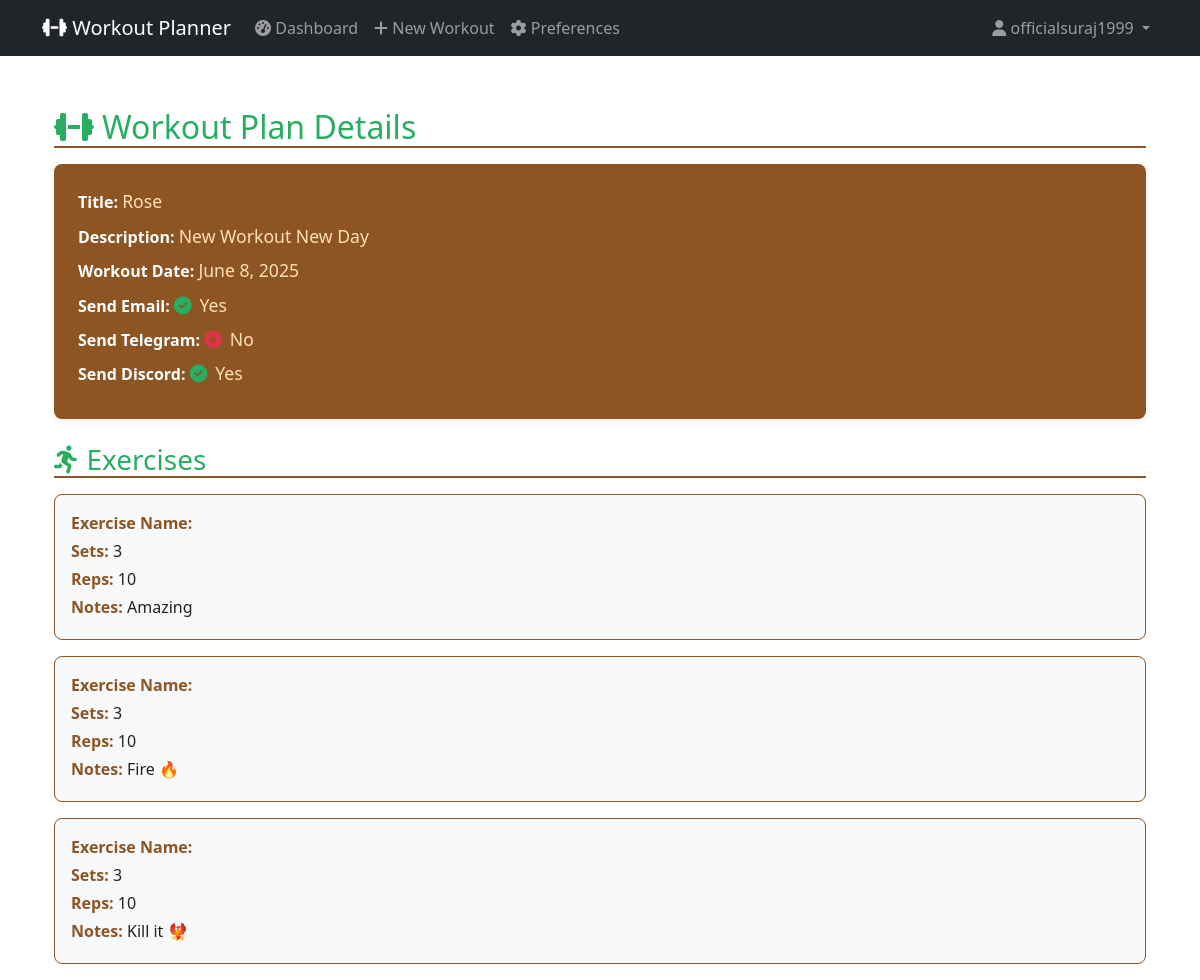
Page /detail/2/ (signed in) on the committed database.
### workout_app/models.py (models this page shows, shortened)
class WorkoutPlan(models.Model):
    user = models.ForeignKey(User, on_delete=models.CASCADE)
    title = models.CharField(max_length=100)
    description = models.TextField(blank=True, null=True)
    workout_date = models.DateField()
    exercises = models.TextField(help_text="JSON format of exercises, sets, and reps")
    send_email = models.BooleanField(default=False)
    email_sent = models.BooleanField(default=False)
    send_telegram = models.BooleanField(default=False)
    telegram_sent = models.BooleanField(default=False)
    send_discord = models.BooleanField(default=False)
    discord_sent = models.BooleanField(default=False)
    created_at = models.DateTimeField(auto_now_add=True)
    updated_at = models.DateTimeField(auto_now=True)
    def get_exercises(self):
        if not self.exercises:
            return []
        return json.loads(self.exercises)

### workout_app/views.py (the view)
# urls.py: path('detail/<int:pk>/', views.workout_detail, name='workout_detail'),
@login_required
def workout_detail(request, pk):
    workout = get_object_or_404(WorkoutPlan, pk=pk, user=request.user)
    exercises = workout.get_exercises()
    return render(request, 'workout_app/workout_detail.html', {
        'workout': workout,
        'exercises': exercises
    })

### workout_app/templates/workout_app/workout_detail.html (shortened to what this page needs)
{% extends "workout_app/base.html" %}
{% block content %}
<div class="container mt-5">
    <h2 class="form-section-title"><i class="fas fa-dumbbell icon"></i>Workout Plan Details</h2>
    <div class="workout-plan-detail mb-4">
        <div class="mb-2">
            <span class="detail-label">Title:</span>
            <span class="detail-value">{{ workout.title }}</span>
        </div>
        <div class="mb-2">
            <span class="detail-label">Description:</span>
            <span class="detail-value">{{ workout.description }}</span>
        </div>
        <div class="mb-2">
            <span class="detail-label">Workout Date:</span>
            <span class="detail-value">{{ workout.workout_date|date:"F j, Y" }}</span>
        </div>
        <div class="mb-2">
            <span class="detail-label">Send Email:</span>
            <span class="detail-value">
                {% if workout.send_email %}
                    <i class="fas fa-check-circle icon"></i>Yes
                {% else %}
                    <i class="fas fa-times-circle text-danger icon"></i>No
                {% endif %}
            </span>
        </div>
        <div class="mb-2">
            <span class="detail-label">Send Telegram:</span>
            <span class="detail-value">
                {% if workout.send_telegram %}
                    <i class="fas fa-check-circle icon"></i>Yes
                {% else %}
                    <i class="fas fa-times-circle text-danger icon"></i>No
                {% endif %}
            </span>
        </div>
        <div class="mb-2">
            <span class="detail-label">Send Discord:</span>
            <span class="detail-value">
                {% if workout.send_discord %}
                    <i class="fas fa-check-circle icon"></i>Yes
                {% else %}
                    <i class="fas fa-times-circle text-danger icon"></i>No
                {% endif %}
            </span>
        </div>
    </div>
    <h3 class="form-section-title"><i class="fas fa-running icon"></i>Exercises</h3>
    {% if exercises %}
        {% for exercise in exercises %}
            <div class="exercise-detail">
                <div class="mb-1">
                    <span class="detail-label">Exercise Name:</span>
                </div>
                <div class="mb-1">
                    <span class="detail-label">Sets:</span>
                    <span class="detail-value">{{ exercise.sets }}</span>
                </div>
                <div class="mb-1">
                    <span class="detail-label">Reps:</span>
                    <span class="detail-value">{{ exercise.reps }}</span>
                </div>
                {% if exercise.notes %}
                    <div class="mb-1">
                        <span class="detail-label">Notes:</span>
                        <span class="detail-value">{{ exercise.notes }}</span>
                    </div>
                {% endif %}
            </div>
        {% endfor %}
    {% else %}
        <p class="text-muted">No exercises added to this workout plan.</p>
    {% endif %}
</div>
{% endblock %}

### workout_app/templates/workout_app/base.html (shortened to what this page needs)
<!DOCTYPE html>
<html lang="en">
<head>
    <link href="https://cdn.jsdelivr.net/npm/bootstrap@5.3.0/dist/css/bootstrap.min.css" rel="stylesheet">
    <link href="https://cdnjs.cloudflare.com/ajax/libs/font-awesome/6.4.0/css/all.min.css" rel="stylesheet">
</head>
<body>
    <nav class="navbar navbar-expand-lg navbar-dark bg-dark fixed-top">
        <div class="container">
            <a class="navbar-brand" href="{% url 'dashboard' %}">
                <i class="fas fa-dumbbell"></i> Workout Planner
            </a>
            <div class="collapse navbar-collapse" id="navbarNav">
                <ul class="navbar-nav me-auto">
                    {% if user.is_authenticated %}
                    <li class="nav-item">
                        <a class="nav-link" href="{% url 'dashboard' %}">
                            <i class="fas fa-tachometer-alt"></i> Dashboard
                        </a>
                    </li>
                    <li class="nav-item">
                        <a class="nav-link" href="{% url 'create_workout' %}">
                            <i class="fas fa-plus"></i> New Workout
                        </a>
                    </li>
                    <li class="nav-item">
                        <a class="nav-link" href="{% url 'preferences' %}">
                            <i class="fas fa-cog"></i> Preferences
                        </a>
                    </li>
                    {% endif %}
                </ul>
                <ul class="navbar-nav">
                    {% if user.is_authenticated %}
                    <li class="nav-item dropdown">
                        <a class="nav-link dropdown-toggle" href="#" role="button" data-bs-toggle="dropdown">
                            <i class="fas fa-user"></i> {{ user.first_name|default:user.username }}
                        </a>
                    </li>
                    {% endif %}
                </ul>
            </div>
        </div>
    </nav>
    <div class="container">
        {% block content %}{% endblock %}
    </div>
</body>
</html>

### workout_app/templates/workout_app/base.html (style rules this page uses)
body { padding-top: 60px; }

### workout_app/templates/workout_app/workout_detail.html (style rules this page uses)
.form-section-title { color: #27ae60; border-bottom: 2px solid #8d5524; margin-bottom: 1rem; }
.workout-plan-detail { background: #8d5524; color: #fff; border-radius: 8px; padding: 1.5rem; margin-bottom: 2rem; box-shadow: 0 2px 8px rgba(34,34,34,0.08); }
.workout-plan-detail .detail-label { color: #fff; font-weight: bold; }
.workout-plan-detail .detail-value { color: #ffe0b2; font-size: 1.1rem; }
.exercise-detail { background: #f8f9fa; border: 1px solid #8d5524; padding: 1rem; border-radius: 8px; margin-bottom: 1rem; }
.exercise-detail .detail-label { color: #8d5524; font-weight: bold; }
.exercise-detail .detail-value { color: #222; }
.icon { color: #27ae60; margin-right: 0.5rem; }

### rows in the picture
WorkoutPlan: title "Rose", description "New Workout New Day", workout_date "June 8, 2025"

### other values in the picture
{{ user.first_name|default:user.username }} "officialsuraj1999"
{{ exercise.sets }} "3" "3" "3"
{{ exercise.reps }} "10" "10" "10"
{{ exercise.notes }} "Amazing" "Fire 🔥" "Kill it 🐦‍🔥"
